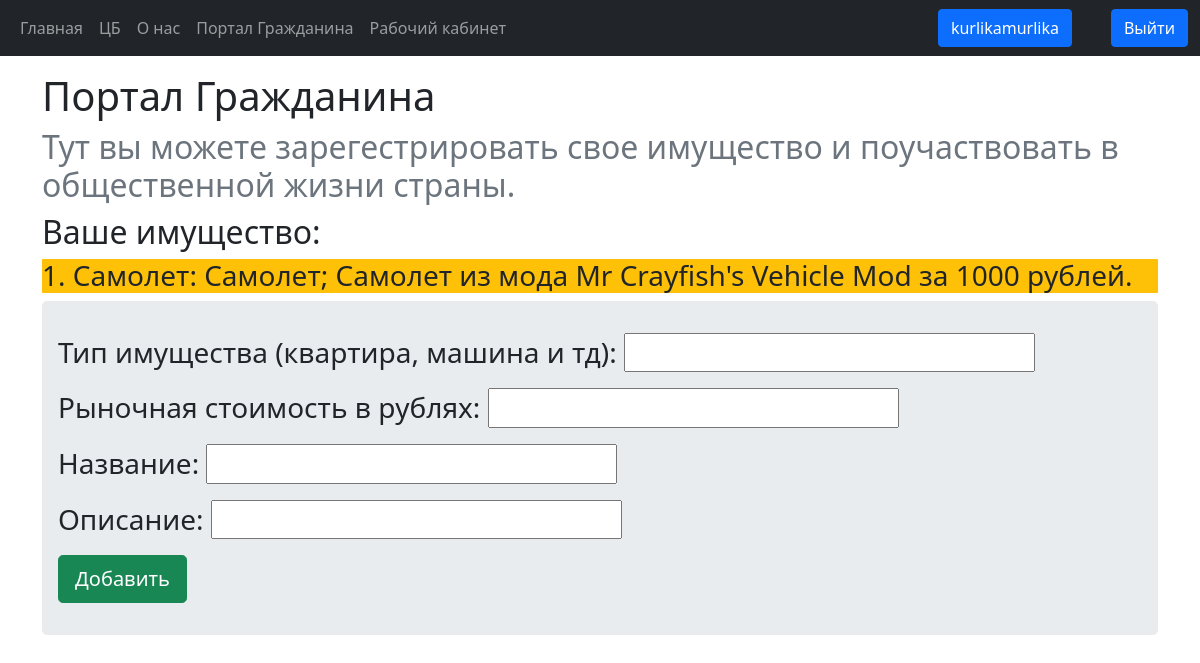
Page /citizen/ (signed in) on the committed database.
### bank/models.py (models this page shows, shortened)
class Property(models.Model):
    citizen = models.ForeignKey(Citizen, on_delete=models.CASCADE, blank=True, null=True)
    property_type = models.CharField(max_length=50)
    market_price = models.IntegerField(default=0)
    name = models.CharField(max_length=100)
    description = models.TextField()

### bank/views.py (the view, shortened to what this page needs)
# urls.py: path('citizen/', views.citizen, name='citizen'),
def citizen(request):
    has_citizenship = False
    citizenship = ''
    bank_account = ''
    property_list = []
    try:
        bank_account = BankAccount.objects.get(user_id=request.user.id)
        has_bank = True
    except:
        has_bank = False
    try:
        citizenship = Citizen.objects.get(user_id=request.user.id)
        has_citizenship = True
        property_list = Property.objects.filter(citizen_id=citizenship.id)
    except:
        has_citizenship = False
    form = getCitizenShip(request.POST or None)
    form_property = RegisterProperty(request.POST or None)
    citizen_dict = {
        'has_citizenship': has_citizenship,
        'citizenship': citizenship,
        'form': form,
        'has_bank': has_bank,
        'form_property': form_property,
        'property_list': property_list,
    }
    if form_property.is_valid():
        print("works")
        citizen_property = form_property.save(commit=False)
        citizen_property.citizen = citizenship
        print(citizen_property)
        citizen_property.save()
    return render(request, 'bank/citizen.html', context=citizen_dict)

### bank/forms.py
class getCitizenShip(forms.Form):
    minecraft_username = forms.CharField(label="Ваш ник в Minecraft", min_length=3, max_length=16)
    discord_username = forms.CharField(label='Ваш ник в Discord')
    country = CountryField().formfield()

class RegisterProperty(forms.ModelForm):
    property_type = forms.CharField(label='Тип имущества (квартира, машина и тд)')
    market_price = forms.IntegerField(label="Рыночная стоимость в рублях", min_value=0)
    name = forms.CharField(label="Название")
    description = forms.CharField(label='Описание')
    class Meta:
        model = Property
        fields = ('property_type', 'market_price', 'name', 'description')

### bank/templates/bank/citizen.html (shortened to what this page needs)
<!DOCTYPE html>
{% extends 'bank/base.html' %}
{% block body_content %}
    {% if user.is_authenticated %}
        <h1>Портал Гражданина</h1>
        {% if has_citizenship%}
            <h2 class="text-secondary">Тут вы можете зарегестрировать свое имущество и поучаствовать в общественной жизни страны.</h2>
            <h2>Ваше имущество:</h2>
            <div class="bg-warning">
                {% for item in property_list %}
                    <h3>{{ forloop.counter }}. {{ item.property_type }}: {{ item.name }}; {{ item.description }} за {{ item.market_price }} рублей.</h3>
                {% endfor %}
            </div>
            <div class="jumbotron">
                <form method="post">
                    <h3>{{ form_property.as_p }}</h3>
                    <button class="btn btn-success btn-lg" type="submit">Добавить</button>
                </form>
            </div>
        {% endif %}
    {% else %}
        <h1>Войдите в свой аккаунт, чтобы продолжить работу с Порталом Гражданина</h1>
    {% endif %}
{% endblock %}

### bank/templates/bank/base.html (shortened to what this page needs)
<!DOCTYPE html>
<html lang="ru">
<head>
    <link href="https://cdn.jsdelivr.net/npm/bootstrap@5.1.2/dist/css/bootstrap.min.css" rel="stylesheet">
</head>
<body>
{% load static %}
<link href="{% static 'bank/style.css' %}" rel="stylesheet">
<nav class="navbar navbar-expand-sm bg-dark navbar-dark">
        <div class="container-fluid">
            <ul class="navbar-nav">
                <li class="nav-item">
                    <a class="nav-link" href="{% url 'bank:index' %}">Главная</a>
                </li>
                <li class="nav-item">
                    <a class="nav-link" href="{% url 'bank:send' %}">ЦБ</a>
                </li>
                <li class="nav-item">
                    <a class="nav-link" href="{% url 'bank:about_us' %}">О нас</a>
                </li>
                <li class="nav-item">
                    <a class='nav-link' href="{% url 'bank:citizen' %}">Портал Гражданина</a>
                </li>
                <li class="nav-item">
                    <a class='nav-link' href="{% url 'bank:workspace' %}">Рабочий кабинет</a>
                </li>
            </ul>
            <div class="d-flex">
                {% if user.is_authenticated %}
                    <li class="nav-item">{
                        <a class="btn btn-primary mx-3" href="{% url 'bank:profile' user.id%}">{{ user.get_username }}</a></li>
                    <li class="nav-item">
                        <a class="btn btn-primary" href="{% url 'logout'%}?next={{request.path}}">Выйти</a>
                    </li>
                {% endif %}
            </div>
        </div>
</nav>
<div class="container mt-3">
{% block body_content %}
{% endblock %}
</div>
</body>
</html>

### bank/static/bank/style.css (style rules this page uses)
.jumbotron { padding: 2rem 1rem; margin-bottom: 2rem; background-color: #e9ecef; border-radius: .3rem; }

### rows in the picture
Property: property_type "Самолет", name "Самолет", description "Самолет из мода Mr Crayfish's Vehicle Mod", market_price "1000"

### other values in the picture
{{ user.get_username }} "kurlikamurlika"
